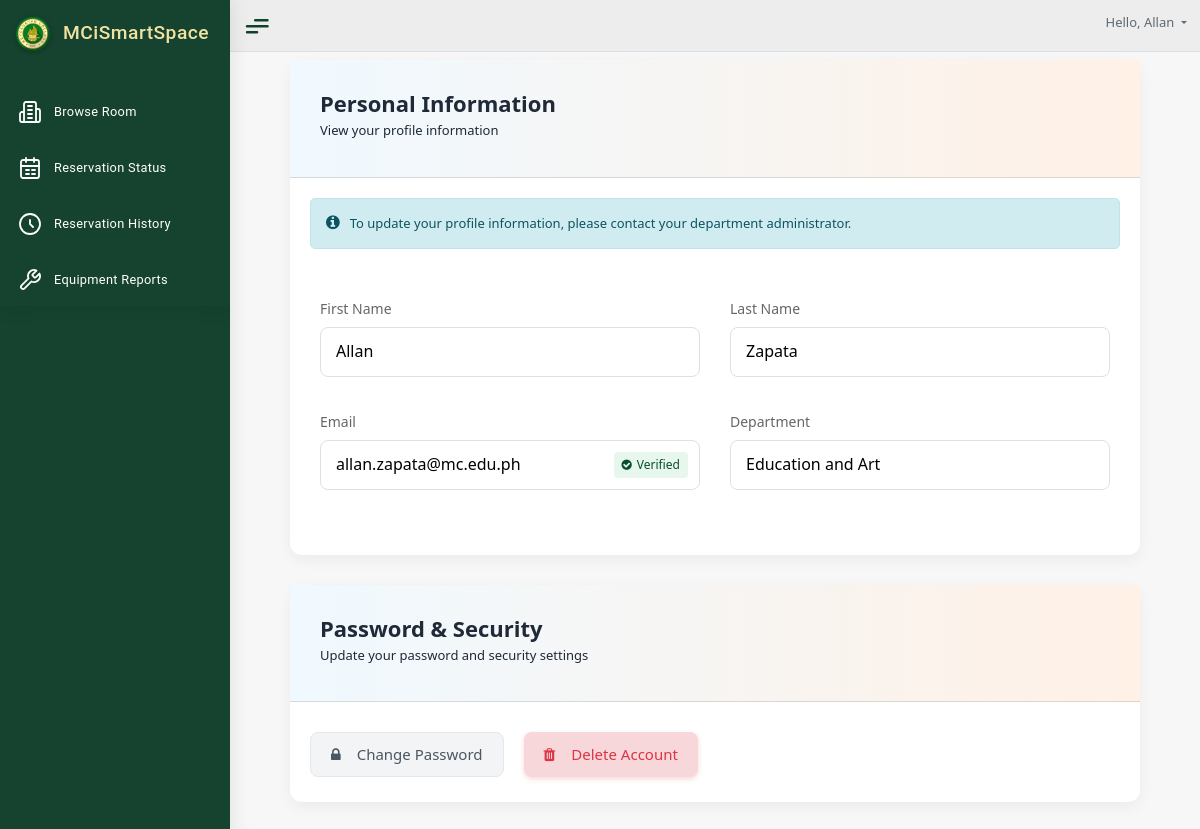
The app's page /teacher/edit_profile.php (signed in) with its own data.
### tables this page shows
CREATE TABLE `teacher` (
  `TeacherID` INT NOT NULL AUTO_INCREMENT,
  `FirstName` VARCHAR(50) NOT NULL,
  `LastName` VARCHAR(50) NOT NULL,
  `Department` VARCHAR(50) NOT NULL,
  `Email` VARCHAR(50) NOT NULL,
  `Password` VARCHAR(255) NOT NULL, 
  PRIMARY KEY (`TeacherID`)
);

### teacher/edit_profile.php (the view, shortened to what this page needs)
<?php
include '../auth/dbh.inc.php';
$teacherId = $_SESSION['user_id'];
$sql = "SELECT * FROM teacher WHERE TeacherID = ?";
$stmt = $conn->prepare($sql);
$stmt->bind_param("i", $teacherId);
$stmt->execute();
$result = $stmt->get_result();
$teacher = $result->fetch_assoc();
?>
<?php include "../partials/header.php"; ?>
<link href="../public/css/user_styles/equipment_report_status.css" rel="stylesheet">
<link href="../public/css/user_styles/edit_profile.css" rel="stylesheet">
<div class="col-md-3 left_col menu_fixed">
    <div class="left_col scroll-view">
        <div class="navbar nav_title" style="border: 0;">
            <div class="logo-container">
                <a href="#" class="site-branding">
                    <img class="meyclogo" src="../public/assets/logo.webp" alt="meyclogo">
                    <span class="title-text">MCiSmartSpace</span>
                </a>
            </div>
        </div>
        <br />
        <div id="sidebar-menu" class="main_menu_side hidden-print main_menu">
            <div class="menu_section">
                <ul class="nav side-menu" class="navbar nav_title" style="border: 0;">
                    <li>
                        <a href="tc_browse_room.php">
                            <div class="icon">
                            </div>
                            <div class="menu-text">
                                <span>Browse Room</span>
                            </div>
                        </a>
                    </li>
                    <li>
                        <a href="tc_room_status.php">
                            <div class="icon">
                            </div>
                            <div class="menu-text">
                                <span>Reservation Status</span>
                            </div>
                        </a>
                    </li>
                    <li>
                        <a href="tc_reservation_history.php">
                            <div class="icon">
                                <svg xmlns="http://www.w3.org/2000/svg" width="24" height="24" viewBox="0 0 24 24" fill="none" stroke="currentColor" stroke-width="2" stroke-linecap="round" stroke-linejoin="round">
                                    <path d="M12 8v4l3 3"></path>
                                    <circle cx="12" cy="12" r="10"></circle>
                                </svg>
                            </div>
                            <div class="menu-text">
                                <span>Reservation History</span>
                            </div>
                        </a>
                    </li>
                    <li>
                        <a href="equipment_report_status.php">
                            <div class="icon">
                            </div>
                            <div class="menu-text">
                                <span>Equipment Reports</span>
                            </div>
                        </a>
                    </li>
                </ul>
            </div>
        </div>
    </div>
</div>
<?php include "../partials/topnav.php"; ?>
<div class="right_col" role="main">
    <div class="main-content">
        <div class="profile-container">
            <div class="profile-card">
                <div class="card-header bg-modal">
                    <h2 class="bold-personal">Personal Information</h2>
                    <p>View your profile information</p>
                </div>
                <div class="admin-notice alert alert-info">
                    <i class="fa fa-info-circle"></i> To update your profile information, please contact your department administrator.
                </div>
                <div class="profile-form">
                    <div class="form-row">
                        <div class="form-group">
                            <label for="firstName">First Name</label>
                            <div class="input-with-icon">
                                <input type="text" id="firstName" name="firstName" value="<?php echo htmlspecialchars($teacher['FirstName']); ?>" readonly>
                            </div>
                        </div>
                        <div class="form-group">
                            <label for="lastName">Last Name</label>
                            <div class="input-with-icon">
                                <input type="text" id="lastName" name="lastName" value="<?php echo htmlspecialchars($teacher['LastName']); ?>" readonly>
                            </div>
                        </div>
                    </div>
                    <div class="form-row">
                        <div class="form-group">
                            <label for="email">Email</label>
                            <div class="input-with-icon">
                                <input type="email" id="email" name="email" value="<?php echo htmlspecialchars($teacher['Email']); ?>" readonly>
                                <span class="verified-badge"><i class="fa fa-check-circle"></i> Verified</span>
                            </div>
                        </div>
                        <div class="form-group">
                            <label for="department">Department</label>
                            <div class="input-with-icon">
                                <input type="text" id="department" name="department" value="<?php echo htmlspecialchars($teacher['Department']); ?>" readonly>
                            </div>
                        </div>
                    </div>
                </div>
            </div>
            <div class="profile-card">
                <div class="card-header bg-modal">
                    <h2 class="bold-personal">Password & Security</h2>
                    <p>Update your password and security settings</p>
                </div>
                <div class="security-section">
                    <div class="security-actions">
                        <button type="button" class="btn btn-action btn-secondary" data-toggle="modal" data-target="#changePasswordModal">
                            <i class="fa fa-lock mr-2"></i> Change Password
                        </button>
                        <button type="button" class="btn btn-action btn-danger" data-toggle="modal" data-target="#deleteAccountModal">
                            <i class="fa fa-trash mr-2"></i> Delete Account
                        </button>
                    </div>
                </div>
            </div>
        </div>
    </div>
</div>
<?php include "../partials/footer.php"; ?>

### public/css/user_styles/custom2.css (style rules this page uses)
.nav.side-menu>li>a { display: flex; align-items: center; color: #fff; font-size: 0.8rem; justify-content: center; text-decoration: none; padding: 12px 15px; flex-wrap: wrap; }
.nav.side-menu>li>a .menu-text { display: flex; align-items: center; justify-content: space-between; flex: 1; }
.left_col:not(.collapsed) .menu-text { opacity: 1; visibility: visible; width: auto; }
.left_col { background: #15432f; color: white; box-shadow: 0 0 20px rgba(0, 0, 0, 0.1); font-family: 'Poppins', 'Roboto', sans-serif; }
.navbar.nav_title { background: #15432f; }
.nav.side-menu>li>a { padding: 14px 18px; margin: 4px 0; }
.nav.side-menu>li>a .icon { margin-right: 12px; }
.nav.side-menu>li>a .icon svg { stroke-width: 1.8; }
.nav.side-menu>li>a .menu-text { font-weight: 400; letter-spacing: 0.3px; }
.logo-container { margin-left: 3px; padding: 15px 7px; background: #15432f; }
.site-branding { display: flex; align-items: center; justify-content: flex-end; height: 100%; margin-left: 5px; }
.meyclogo { width: 36px; height: 36px; border-radius: 50%; box-shadow: 0 2px 4px rgba(0, 0, 0, 0.2); margin-right: 12px; transition: transform 0.3s ease; }
.title-text { color: #f2e2a2; font-weight: 500; font-size: 1.2rem; letter-spacing: 0.5px; white-space: nowrap; }

### public/css/user_styles/room-browser.css (style rules this page uses)
:root { --primary-color: #15432f; --primary-hover: #2f9e6d; --secondary-color: #f5f7fa; --border-color: #e1e7ef; --text-color: #2d3748; --text-muted: #718096; --success-color: #15432f; --warning-color: #ffab00; --occupied-color: #f8c166; --card-shadow: 0 2px 6px rgba(0, 0, 0, 0.05); --transition: all 0.2s ease; }

### public/css/user_styles/room-reservation.css (style rules this page uses)
:root { --primary-color: #36b37e; --primary-hover: #2f9e6d; --secondary-color: #f5f7fa; --border-color: #e1e7ef; --text-color: #2d3748; --text-muted: #718096; --success-color: #36b37e; --warning-color: #ffab00; --error-color: #e53e3e; --card-shadow: 0 2px 6px rgba(0, 0, 0, 0.05); --transition: all 0.2s ease; }
.alert { padding: 1rem; margin-bottom: 1.5rem; border-radius: 8px; font-weight: 500; position: relative; animation: fadeIn 0.3s ease-in-out; }
.form-group { margin-bottom: 1.5rem; }

### public/css/user_styles/room_status.css (style rules this page uses)
.btn-action { padding: 0.6rem 1rem; border-radius: 6px; font-weight: 500; cursor: pointer; display: inline-flex; align-items: center; gap: 0.5rem; font-size: 0.9rem; transition: all 0.2s ease; }
.btn-action { padding: 0.6rem 1.2rem; border-radius: 8px; font-weight: 500; cursor: pointer; display: inline-flex; align-items: center; gap: 0.5rem; font-size: 0.9rem; transition: all 0.2s ease; }
.alert { padding: 15px; margin-bottom: 20px; border-radius: 6px; }
.btn-secondary { background-color: #f1f5f9; color: #475569; border: 1px solid #e2e8f0; }

### public/css/user_styles/reservation_history.css (style rules this page uses)
.btn-action { padding: 0.6rem 1.2rem; border-radius: 8px; font-weight: 500; cursor: pointer; display: inline-flex; align-items: center; gap: 0.5rem; font-size: 0.9rem; transition: all 0.2s ease; }
.btn-action { padding: 0.625rem 1.25rem; border-radius: 8px; font-weight: 500; font-size: 0.9375rem; display: inline-flex; align-items: center; gap: 0.5rem; transition: all 0.2s; border: none; }

### public/css/user_styles/equipment_report_status.css (style rules this page uses)
* { margin: 0; padding: 0; box-sizing: border-box; }
body { font-family: 'Segoe UI', Tahoma, Geneva, Verdana, sans-serif; background-color: #f9fafb; color: #1f2937; }
.main-content { margin: 40px auto; padding: 0 20px; }

### teacher/edit_profile.php (style rules this page uses)
.main-content { margin-top: 30px; }
.admin-notice { margin: 20px; padding: 15px; border-radius: 5px; background-color: #d1ecf1; border-color: #bee5eb; color: #0c5460; }

### records on screen
teacher: firstName "Allan", lastName "Zapata", email "allan.zapata@mc.edu.ph", department "Education and Art"

### other values on screen
$_SESSION['first_name'] "Allan"
